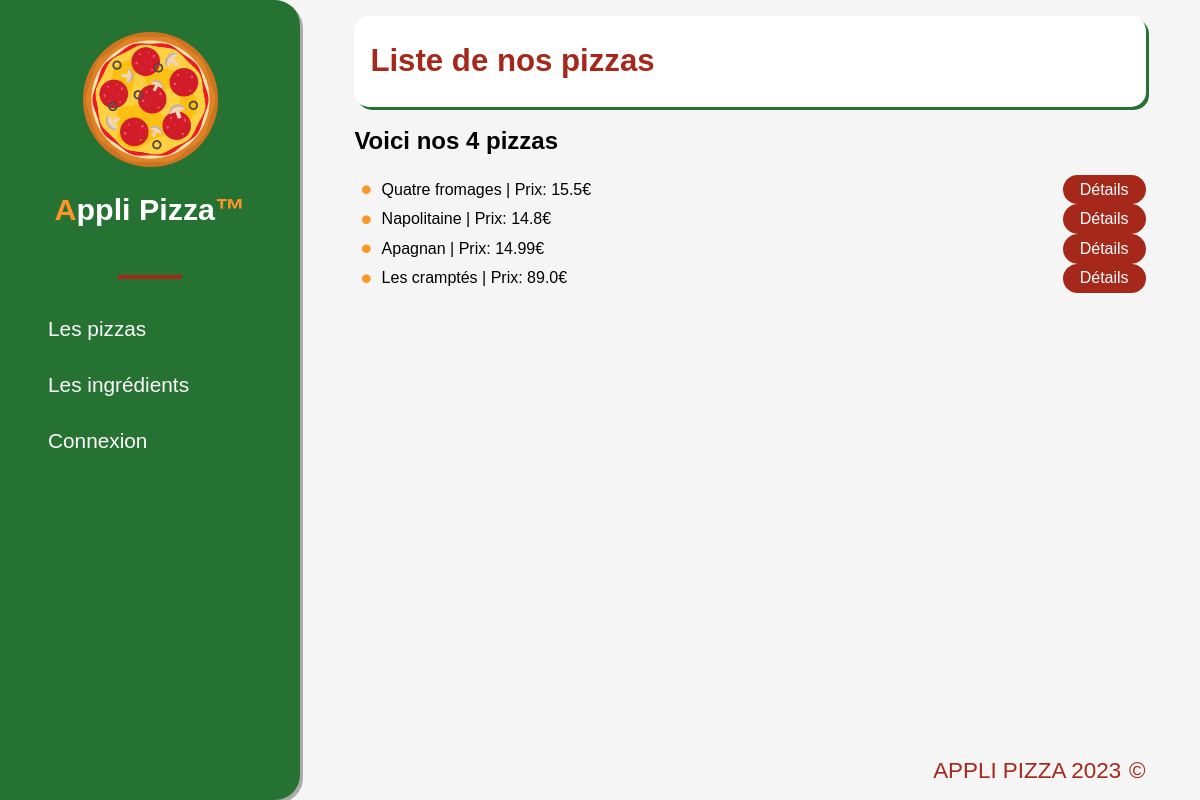
The app's page /, older data.
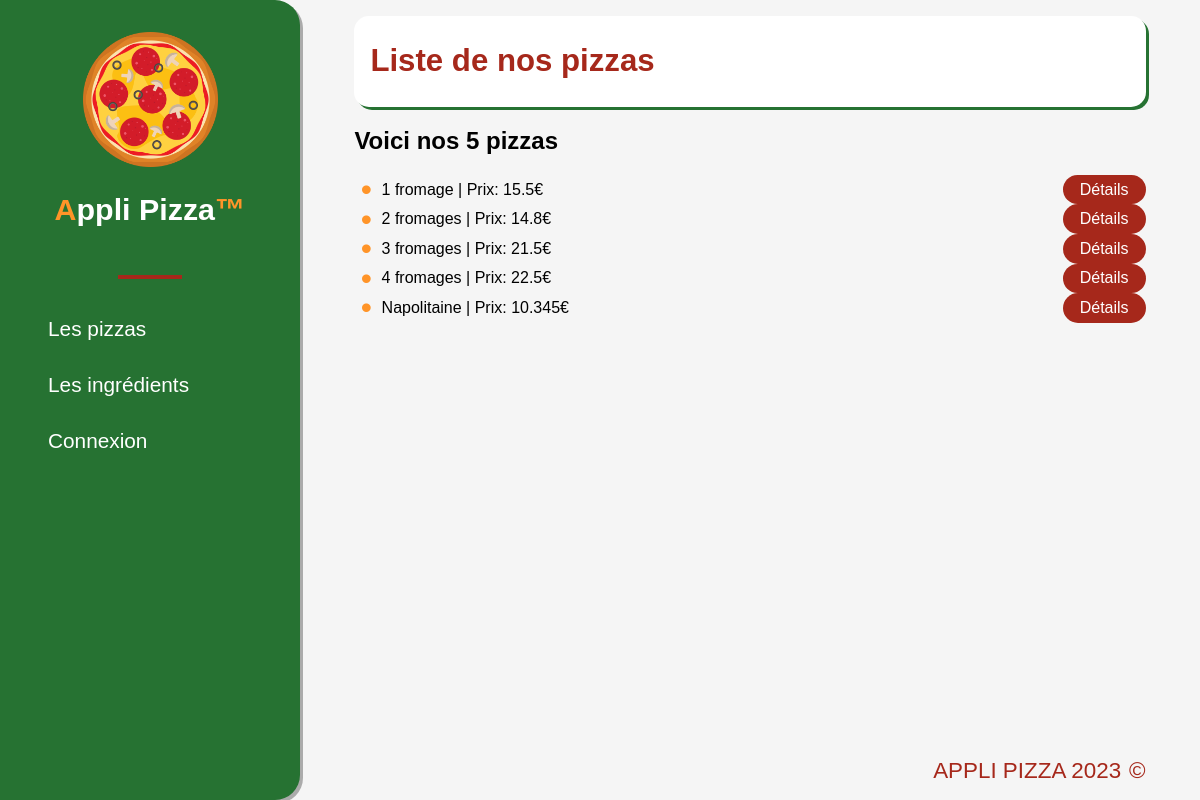
The same page, newer data.
### applipizza/models.py (models this page shows)
class Pizza(models.Model):
    idPizza = models.AutoField(primary_key=True)
    nomPizza = models.CharField(max_length=50, verbose_name="Nom de la pizza")
    prixPizza = models.FloatField(verbose_name="Prix de la pizza")
    def __str__(self) -> str:
        return  self.nomPizza + (' | Prix: ' + str(self.prixPizza) + '€')

### applipizza/views.py (the view)
# urls.py: path('', views.pizza, name='pizzas'),
def pizza(request):
    lesPizzas = Pizza.objects.all()
    return render(request, 'applipizza/pizzas.html', {'pizzas': lesPizzas})

### applipizza/templates/applipizza/pizzas.html (shortened to what this page needs)
{% extends 'applipizza/base.html' %}
{% block title_page %}
Liste de nos pizzas
{% endblock %}
{% block content %}
    <h2>Voici nos {{ pizzas|length }} pizzas</h2>
    <ul class="ul_ingr">
        {% for piz in pizzas %}
        <li class="disp_ingredients">
            {{ piz }}
            <div>
                <a href="/pizzas/{{ piz.idPizza }}" class="link_to">Détails</a>
            </div>
        </li>
        {% endfor %}
    </ul>
{% endblock %}

Row changes from the older to the newer data that the page shows:
removed Pizza: nomPizza+prixPizza "Apagnan | Prix: 14.99€"
removed Pizza: nomPizza+prixPizza "Les cramptés | Prix: 89.0€"
changed Pizza: nomPizza+prixPizza "Quatre fromages | Prix: 15.5€" → "1 fromage | Prix: 15.5€"
changed Pizza: nomPizza+prixPizza "Napolitaine | Prix: 14.8€" → "2 fromages | Prix: 14.8€"
added Pizza: nomPizza+prixPizza "3 fromages | Prix: 21.5€"
added Pizza: nomPizza+prixPizza "4 fromages | Prix: 22.5€"
added Pizza: nomPizza+prixPizza "Napolitaine | Prix: 10.345€"
Text that changed along with them:
{{ pizzas|length }}: "4" → "5"
